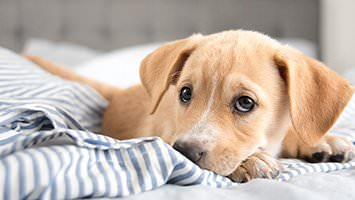
#> input picture Image Unsharp/dog1.jpg, 355 x 200 px
$ python unsharp.py
#> lines starting #> are read from the running program, lines starting #| are printed output that depends on the picture
import cv2
import numpy as np

image = cv2.imread(r"dog1.jpg")
#> image is the input picture: shape (200, 355, 3); mean B, G, R 167.8, 178.6, 193
b, g, r = cv2.split(image)
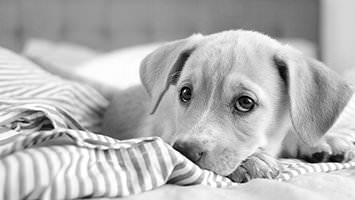
#> g: shape (200, 355); min 0, max 255, mean 178.6
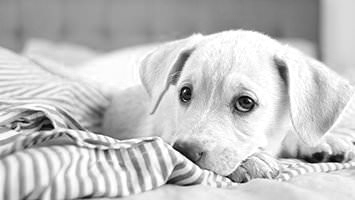
#> r: shape (200, 355); min 0, max 255, mean 193
ori_img = image.copy()
cv2.imshow('orig_dog', image)


a_p = 10.0
b_p = 1.0
A = np.array([[1, 4, 7, 4, 1],
              [4, 16, 26, 16, 4],
              [7, 26, 41, 26, 7],
              [4, 16, 26, 16, 4],
              [1, 4, 7, 4, 1]])

# A = np.array([
#              [1,2,1],
#              [2,4,2],
#              [1,2,1],
#             ])

sum_A = np.sum(A)
for i in range(1, image.shape[0] - 2): # if A is 3x3, then the index will be "image.shape[0] - 1"
        for j in range(1, image.shape[1] - 2):
                value0 = 0
                value1 = 0
                value2 = 0
                for k in range(5): # depends on filter size
                        for l in range(5):
                                value0 = value0 + b[(i + k) - 2][(j + l) - 2] * A[k][l]
                                value1 = value1 + g[(i + k) - 2][(j + l) - 2] * A[k][l]
                                value2 = value2 + r[(i + k) - 2][(j + l) - 2] * A[k][l]
                b[i][j] = value0 / sum_A
                g[i][j] = value1 / sum_A
                r[i][j] = value2 / sum_A
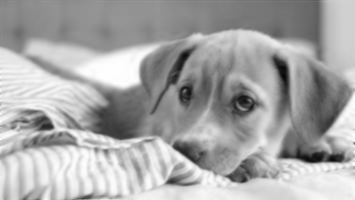
#> b: shape (200, 355); min 7, max 255, mean 167
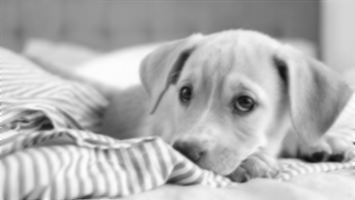
#> g: shape (200, 355); min 14, max 255, mean 177.8
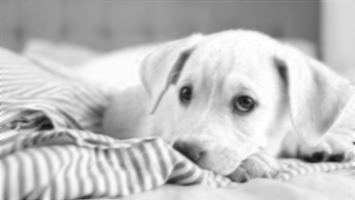
#> r: shape (200, 355); min 17, max 255, mean 192.3
blur_image = cv2.merge([b, g, r])
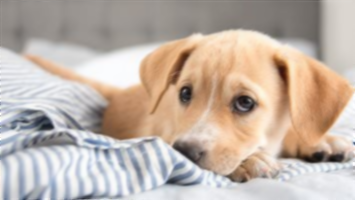
#> blur_image: shape (200, 355, 3); mean B, G, R 167, 177.8, 192.3
cv2.imshow('blur_dog', blur_image)
cv2.imwrite("blur_dog.jpg", blur_image)

result_image = cv2.addWeighted(ori_img, a_p + b_p, blur_image, -a_p, 0, ori_img)
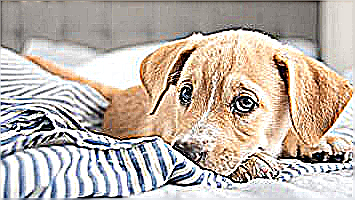
#> result_image: shape (200, 355, 3); mean B, G, R 168.7, 178.2, 189.4
# (原始影像, 原始圖權重, 模糊後的影像, 模糊影像權重, 兩圖相加再相減的值(這邊沒用到設0), 輸出圖)
# Unsharp 公式
# Inew = a*( Iori – Ilowpass) + b* Iori　　→　　Inew = (a+b)* Iori - a* Ilowpass

cv2.imshow('result_dog', result_image)
cv2.imwrite("result_dog.jpg", result_image)
cv2.waitKey(0)
